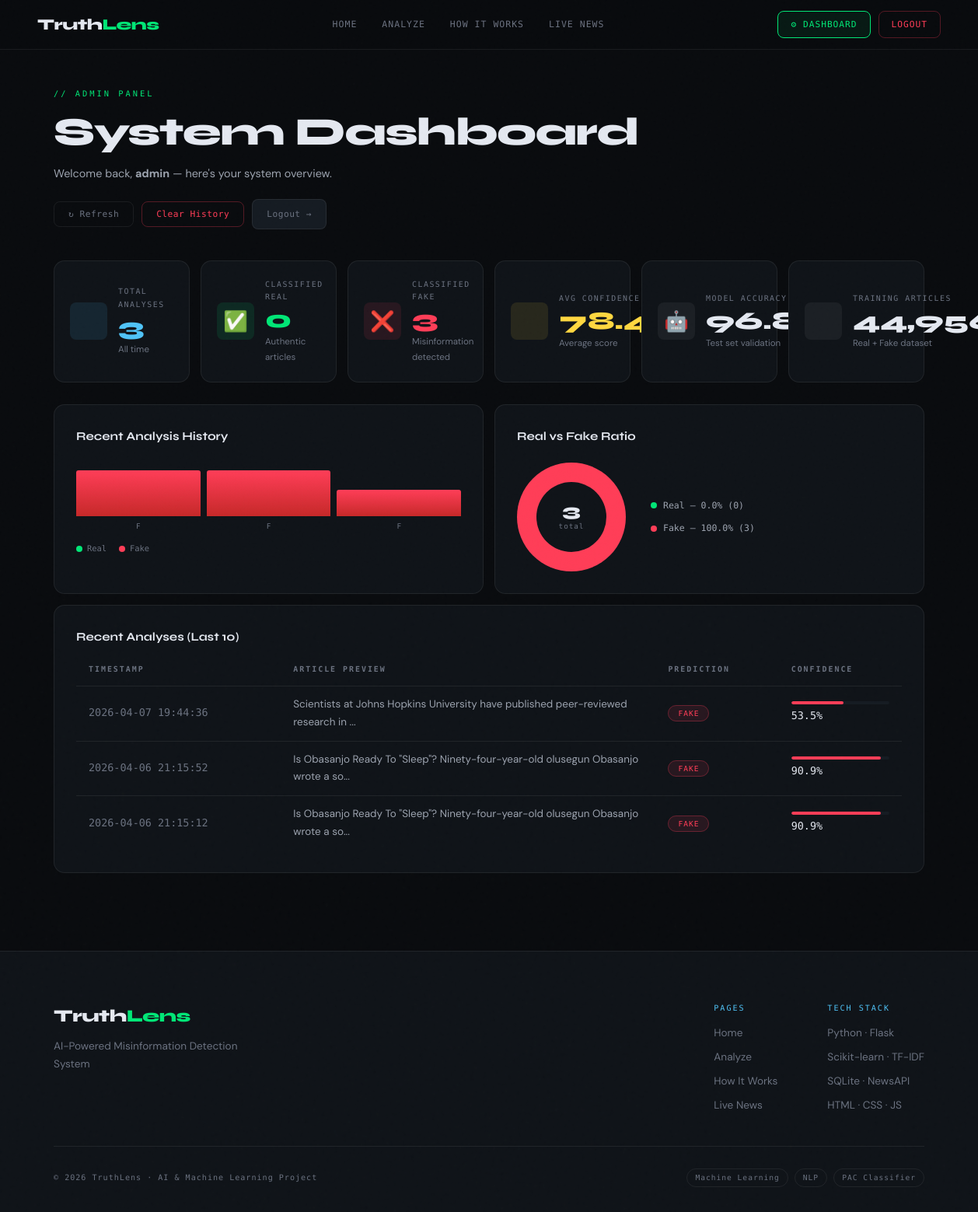
Screenshot of /admin/dashboard (signed in) with the database file from the repository.
### tables this page shows
CREATE TABLE analysis_history (
            id          INTEGER PRIMARY KEY AUTOINCREMENT,
            article     TEXT,
            prediction  TEXT,
            confidence  REAL,
            word_count  INTEGER,
            timestamp   TEXT
        );

### app.py (the view)
@app.route("/admin/dashboard")
@login_required
def admin_dashboard():
    stats = get_stats()
    return render_template("admin_dashboard.html", stats=stats, active="admin")

### app.py (called while the page is built)
def get_stats():
    conn = sqlite3.connect(DB_PATH)
    c = conn.cursor()
    c.execute("SELECT COUNT(*) FROM analysis_history")
    total = c.fetchone()[0]
    c.execute("SELECT COUNT(*) FROM analysis_history WHERE prediction='REAL'")
    real = c.fetchone()[0]
    c.execute("SELECT COUNT(*) FROM analysis_history WHERE prediction='FAKE'")
    fake = c.fetchone()[0]
    c.execute("SELECT AVG(confidence) FROM analysis_history")
    avg_conf = c.fetchone()[0] or 0
    c.execute("SELECT prediction, confidence, timestamp, article FROM analysis_history ORDER BY id DESC LIMIT 10")
    recent = c.fetchall()
    conn.close()
    return {
        "total": total, "real": real, "fake": fake,
        "avg_confidence": round(avg_conf, 1),
        "recent": [{"prediction": r[0], "confidence": r[1], "timestamp": r[2], "article": r[3]} for r in recent]
    }

def login_required(f):
    @wraps(f)
    def decorated(*args, **kwargs):
        if not session.get("admin_logged_in"):
            flash("Please log in to access the admin dashboard.", "warning")
            return redirect(url_for("admin_login"))
        return f(*args, **kwargs)
    return decorated

### templates/admin_dashboard.html (shortened to what this page needs)
{% extends "base.html" %}
{% block extra_css %}
<link rel="stylesheet" href="{{ url_for('static', filename='css/admin.css') }}"/>
{% endblock %}
{% block content %}
<div class="dashboard-page">
  <div class="container">
    <div class="dash-header">
      <div>
        <div class="section-tag">// Admin Panel</div>
        <h1 class="page-title">System Dashboard</h1>
        <p class="dash-welcome">Welcome back, <strong>{{ session.get('admin_user', 'Admin') }}</strong> — here's your system overview.</p>
      </div>
      <div class="dash-header-actions">
        <button class="dash-btn-secondary" onclick="refreshStats()">↻ Refresh</button>
        <button class="dash-btn-danger"    onclick="confirmClear()"> Clear History</button>
        <a href="{{ url_for('admin_logout') }}" class="dash-btn-logout">Logout →</a>
      </div>
    </div>
    <div class="stat-cards">
      <div class="stat-card">
        <div class="stat-card-icon blue"></div>
        <div class="stat-card-body">
          <div class="stat-card-label">Total Analyses</div>
          <div class="stat-card-val blue">{{ stats.total }}</div>
          <div class="stat-card-sub">All time</div>
        </div>
      </div>
      <div class="stat-card">
        <div class="stat-card-icon green">✅</div>
        <div class="stat-card-body">
          <div class="stat-card-label">Classified Real</div>
          <div class="stat-card-val green">{{ stats.real }}</div>
          <div class="stat-card-sub">Authentic articles</div>
        </div>
      </div>
      <div class="stat-card">
        <div class="stat-card-icon red">❌</div>
        <div class="stat-card-body">
          <div class="stat-card-label">Classified Fake</div>
          <div class="stat-card-val red">{{ stats.fake }}</div>
          <div class="stat-card-sub">Misinformation detected</div>
        </div>
      </div>
      <div class="stat-card">
        <div class="stat-card-icon yellow"></div>
        <div class="stat-card-body">
          <div class="stat-card-label">Avg Confidence</div>
          <div class="stat-card-val yellow">{{ stats.avg_confidence }}%</div>
          <div class="stat-card-sub">Average score</div>
        </div>
      </div>
      <div class="stat-card">
        <div class="stat-card-icon" style="background:rgba(255,255,255,0.05)">🤖</div>
        <div class="stat-card-body">
          <div class="stat-card-label">Model Accuracy</div>
          <div class="stat-card-val" style="color:var(--text)">96.8%</div>
          <div class="stat-card-sub">Test set validation</div>
        </div>
      </div>
      <div class="stat-card">
        <div class="stat-card-icon" style="background:rgba(255,255,255,0.05)">️</div>
        <div class="stat-card-body">
          <div class="stat-card-label">Training Articles</div>
          <div class="stat-card-val" style="color:var(--text)">44,956</div>
          <div class="stat-card-sub">Real + Fake dataset</div>
        </div>
      </div>
    </div>
    <div class="dash-main-grid">
      <div class="dash-card">
        <div class="dash-card-title">Recent Analysis History</div>
        <div class="dash-chart" id="dashChart">
          {% if stats.recent %}
            {% for item in stats.recent | reverse %}
            <div class="dcbar-wrap">
              <div class="dcbar {% if item.prediction == 'FAKE' %}dcbar-fake{% else %}dcbar-real{% endif %}"
                   style="height: {{ [6, (item.confidence * 0.65)|int]|max }}px;"
                   title="{{ item.prediction }} — {{ item.confidence }}%"></div>
              <div class="dcbar-lbl">{{ 'F' if item.prediction == 'FAKE' else 'R' }}</div>
            </div>
            {% endfor %}
          {% else %}
            <div class="dash-chart-empty">No analyses yet.</div>
          {% endif %}
        </div>
        <div class="dash-chart-legend">
          <div><span class="legend-dot real"></span> Real</div>
          <div><span class="legend-dot fake"></span> Fake</div>
        </div>
      </div>
      <div class="dash-card">
        <div class="dash-card-title">Real vs Fake Ratio</div>
        {% if stats.total > 0 %}
          {% set real_pct = ((stats.real / stats.total) * 100) | round(1) %}
          {% set fake_pct = ((stats.fake / stats.total) * 100) | round(1) %}
        {% else %}
          {% set real_pct = 50 %}
          {% set fake_pct = 50 %}
        {% endif %}
        <div class="ratio-wrap">
          <div class="ratio-donut"
               style="background: conic-gradient(var(--accent-green) 0% {{ real_pct }}%, var(--accent-red) {{ real_pct }}% 100%);">
            <div class="ratio-hole">
              <div class="ratio-num">{{ stats.total }}</div>
              <div class="ratio-sub">total</div>
            </div>
          </div>
          <div class="ratio-legend">
            <div class="ratio-item"><span class="legend-dot real"></span> Real — {{ real_pct }}% ({{ stats.real }})</div>
            <div class="ratio-item"><span class="legend-dot fake"></span> Fake — {{ fake_pct }}% ({{ stats.fake }})</div>
          </div>
        </div>
      </div>
    </div>
    <div class="dash-card full-width">
      <div class="dash-card-title">Recent Analyses (Last 10)</div>
      {% if stats.recent %}
      <div class="table-wrap">
        <table class="dash-table">
          <thead>
            <tr>
              <th>Timestamp</th>
              <th>Article Preview</th>
              <th>Prediction</th>
              <th>Confidence</th>
            </tr>
          </thead>
          <tbody>
            {% for item in stats.recent %}
            <tr>
              <td class="td-time">{{ item.timestamp[:19].replace('T',' ') }}</td>
              <td class="td-article">{{ item.article[:80] }}...</td>
              <td>
                <span class="pred-badge {{ item.prediction }}">{{ item.prediction }}</span>
              </td>
              <td class="td-conf">
                <div class="mini-bar-wrap">
                  <div class="mini-bar {% if item.prediction == 'FAKE' %}mini-fake{% else %}mini-real{% endif %}"
                       style="width:{{ item.confidence }}%"></div>
                </div>
                {{ item.confidence }}%
              </td>
            </tr>
            {% endfor %}
          </tbody>
        </table>
      </div>
      {% else %}
      <div class="table-empty">No analysis history yet. Run the detector to start generating data.</div>
      {% endif %}
    </div>
  </div>
</div>
{% endblock %}

### templates/base.html (shortened to what this page needs)
<!DOCTYPE html>
<html lang="en">
<head>
<link rel="stylesheet" href="{{ url_for('static', filename='css/base.css') }}"/>
{% block extra_css %}{% endblock %}
</head>
<body>
<nav class="navbar">
  <a href="{{ url_for('home') }}" class="nav-logo">Truth<span>Lens</span></a>
  <div class="nav-links">
    <a href="{{ url_for('home') }}"         class="nav-link {% if active=='home'    %}active{% endif %}">Home</a>
    <a href="{{ url_for('analyze_page') }}" class="nav-link {% if active=='analyze' %}active{% endif %}">Analyze</a>
    <a href="{{ url_for('how_it_works') }}" class="nav-link {% if active=='how'     %}active{% endif %}">How It Works</a>
    <a href="{{ url_for('news_page') }}"    class="nav-link {% if active=='news'    %}active{% endif %}">Live News</a>
  </div>
  <div class="nav-right">
    {% if session.get('admin_logged_in') %}
      <a href="{{ url_for('admin_dashboard') }}" class="nav-admin-btn active-admin">⚙ Dashboard</a>
      <a href="{{ url_for('admin_logout') }}"    class="nav-admin-btn logout">Logout</a>
    {% else %}
      <a href="{{ url_for('admin_login') }}" class="nav-admin-btn {% if active=='admin' %}active{% endif %}">Admin</a>
    {% endif %}
  </div>
</nav>
<main>
  {% block content %}{% endblock %}
</main>
<footer class="site-footer">
  <div class="footer-inner">
    <div class="footer-brand">
      <div class="footer-logo">Truth<span>Lens</span></div>
      <p class="footer-tagline">AI-Powered Misinformation Detection System</p>
    </div>
    <div class="footer-links">
      <div class="footer-col">
        <div class="footer-col-title">Pages</div>
        <a href="{{ url_for('home') }}">Home</a>
        <a href="{{ url_for('analyze_page') }}">Analyze</a>
        <a href="{{ url_for('how_it_works') }}">How It Works</a>
        <a href="{{ url_for('news_page') }}">Live News</a>
      </div>
      <div class="footer-col">
        <div class="footer-col-title">Tech Stack</div>
        <span>Python · Flask</span>
        <span>Scikit-learn · TF-IDF</span>
        <span>SQLite · NewsAPI</span>
        <span>HTML · CSS · JS</span>
      </div>
    </div>
  </div>
  <div class="footer-bottom">
    <span>© 2026 TruthLens · AI & Machine Learning Project</span>
    <div class="footer-tags">
      <span>Machine Learning</span><span>NLP</span><span>PAC Classifier</span>
    </div>
  </div>
</footer>
</body>
</html>

### static/css/base.css (style rules this page uses)
:root { --bg: #090b0e; --surface: #0f1318; --surface2: #151b22; --surface3: #1c242d; --border: rgba(255,255,255,0.07); --border2: rgba(255,255,255,0.12); --accent-green: #00e676; --accent-red: #ff3d57; --accent-blue: #4fc3f7; --accent-yellow:#ffd740; --text: #e4e8f0; --text-muted: #6b7280; --text-dim: #9ca3af; --font-display: 'Syne', sans-serif; --font-mono: 'DM Mono', monospace; --font-body: 'DM Sans', sans-serif; --nav-h: 64px; --radius: 8px; --radius-lg: 14px; --ease: cubic-bezier(.4,0,.2,1); }
*, *::before, *::after { box-sizing: border-box; margin: 0; padding: 0; }
html { scroll-behavior: smooth; }
body { background: var(--bg); color: var(--text); font-family: var(--font-body); font-size: 15px; line-height: 1.7; min-height: 100vh; overflow-x: hidden; }
.navbar { position: fixed; top: 0; left: 0; right: 0; z-index: 200; height: var(--nav-h); display: flex; align-items: center; justify-content: space-between; padding: 0 48px; background: rgba(9,11,14,0.9); backdrop-filter: blur(24px); border-bottom: 1px solid var(--border); }
.nav-logo { font-family: var(--font-display); font-size: 1.25rem; font-weight: 800; letter-spacing: -0.5px; text-decoration: none; color: var(--text); }
.nav-logo span { color: var(--accent-green); }
.nav-links { display: flex; gap: 4px; }
.nav-link { font-family: var(--font-mono); font-size: 0.72rem; letter-spacing: 1px; text-transform: uppercase; color: var(--text-muted); text-decoration: none; padding: 6px 14px; border-radius: var(--radius); transition: color .2s, background .2s; }
.nav-right { display: flex; align-items: center; gap: 10px; }
.nav-admin-btn { font-family: var(--font-mono); font-size: 0.7rem; letter-spacing: 1px; text-transform: uppercase; text-decoration: none; padding: 7px 16px; border-radius: var(--radius); border: 1px solid var(--border); color: var(--text-muted); transition: all .2s; }
.nav-admin-btn.active-admin { border-color: var(--accent-green); color: var(--accent-green); background: rgba(0,230,118,0.07); }
.nav-admin-btn.logout { border-color: rgba(255,61,87,0.3); color: var(--accent-red); }
.section-tag { font-family: var(--font-mono); font-size: 0.65rem; letter-spacing: 3px; text-transform: uppercase; color: var(--accent-green); margin-bottom: 12px; }
.page-title { font-family: var(--font-display); font-size: clamp(2rem, 4vw, 3.2rem); font-weight: 800; letter-spacing: -1.5px; line-height: 1.1; margin-bottom: 14px; }
.container { max-width: 1120px; margin: 0 auto; }
.site-footer { background: var(--surface); border-top: 1px solid var(--border); padding: 64px 48px 32px; }
.footer-inner { max-width: 1120px; margin: 0 auto; display: flex; justify-content: space-between; gap: 48px; padding-bottom: 40px; border-bottom: 1px solid var(--border); flex-wrap: wrap; }
.footer-logo { font-family: var(--font-display); font-size: 1.4rem; font-weight: 800; letter-spacing: -0.5px; margin-bottom: 8px; }
.footer-logo span { color: var(--accent-green); }
.footer-tagline { font-size: 0.85rem; color: var(--text-muted); max-width: 260px; }
.footer-links { display: flex; gap: 64px; }
.footer-col { display: flex; flex-direction: column; gap: 8px; }
.footer-col-title { font-family: var(--font-mono); font-size: 0.63rem; letter-spacing: 2px; text-transform: uppercase; color: var(--accent-blue); margin-bottom: 4px; }
.footer-col a, .footer-col span { font-size: 0.85rem; color: var(--text-muted); text-decoration: none; transition: color .2s; }
.footer-bottom { max-width: 1120px; margin: 28px auto 0; display: flex; justify-content: space-between; align-items: center; flex-wrap: wrap; gap: 16px; font-family: var(--font-mono); font-size: 0.63rem; color: var(--text-muted); letter-spacing: 1px; }
.footer-tags { display: flex; gap: 8px; }
.footer-tags span { padding: 3px 10px; border-radius: 100px; border: 1px solid var(--border); font-size: 0.6rem; }

### rows the page displays
analysis_history: prediction "F", timestamp "2026-04-06 21:15:12", article "Is Obasanjo Ready To \"Sleep\"? Ninety-four-year-old olusegun Obasanjo wrote a so", prediction "FAKE", confidence "90.9"
analysis_history: prediction "F", timestamp "2026-04-06 21:15:52", article "Is Obasanjo Ready To \"Sleep\"? Ninety-four-year-old olusegun Obasanjo wrote a so", prediction "FAKE", confidence "90.9"
analysis_history: prediction "F", timestamp "2026-04-07 19:44:36", article "Scientists at Johns Hopkins University have published peer-reviewed research in", prediction "FAKE", confidence "53.5"

### other values shown
{{ session.get('admin_user', 'Admin') }} "admin"
{{ stats.total }} "3"
{{ stats.real }} "0"
{{ stats.fake }} "3"
{{ stats.avg_confidence }} "78.4"
{{ real_pct }} "0.0"
{{ fake_pct }} "100.0"
